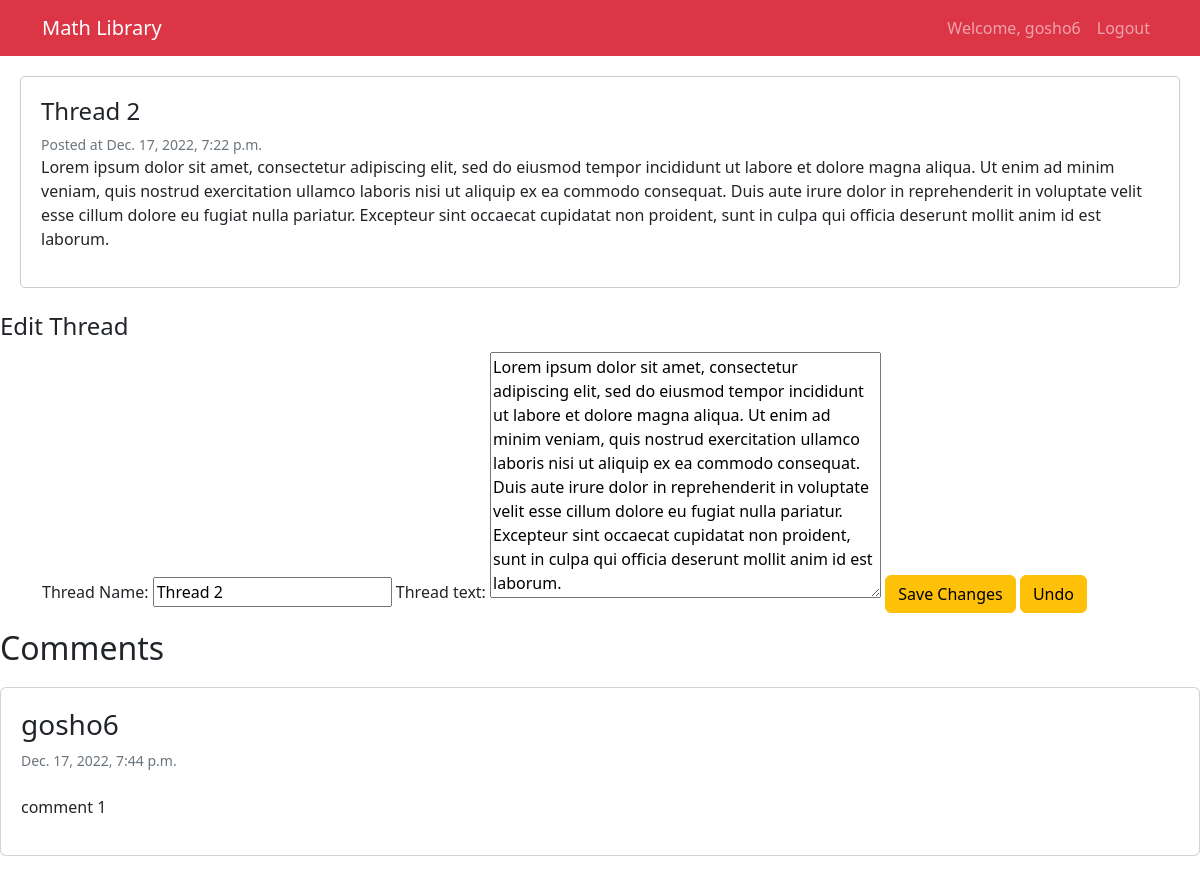
/edit/13/ (signed in), run on the app's committed database.
### PythonWebFrameworkExam/web/models.py (models this page shows)
class Thread(models.Model):
    thread_title = models.CharField(
        max_length=255,
        null=False,
        blank=False,
        verbose_name='Thread Name',
    )
    thread_text = models.TextField(
        blank=False,
        null=False,
    )
    date = models.DateTimeField(auto_now_add=True)
    class Meta:
        ordering = ['-date']

class Comment(models.Model):
    thread = models.ForeignKey(Thread, related_name='comments', on_delete=models.CASCADE)
    comment_text = models.TextField()
    date = models.DateTimeField(auto_now_add=True)
    class Meta:
        ordering = ['date']

### PythonWebFrameworkExam/web/views.py (the view)
# urls.py: path('edit/<int:pk>/', views.edit_thread, name='edit_thread'),
@login_required
def edit_thread(request, pk):
    thread = Thread.objects.filter(pk=pk).get()
    if request.method == 'GET':
        form = CreateThreadForm(instance=thread)
    else:
        form = CreateThreadForm(request.POST, instance=thread)
        if form.is_valid():
            form.save()
            return redirect('thread_details', pk=thread.pk)
    context = {'form': form, 'thread': thread}
    return render(request, 'edit_thread.html', context)

### PythonWebFrameworkExam/web/forms.py
class CreateThreadForm(forms.ModelForm):
    class Meta:
        model = Thread
        fields = ['thread_title', 'thread_text']
        widgets = {
            'thread_title': forms.TextInput(
                attrs={
                    'placeholder': 'Thread Name',
                }
            ),
            'thread_text': forms.Textarea(
                attrs={
                    'placeholder': 'Description',
                },
            ),
        }

### templates/edit_thread.html (shortened to what this page needs)
{% extends 'thread_details.html' %}
{% block content %}
<form method="post" action="{% url 'edit_thread' pk=thread.pk %}">
    <fieldset>
        <legend>Edit Thread</legend>
        <div class="container">
            {{ form }}
            <input type="submit" class="btn btn-warning" value="Save Changes">
            <a href="{% url 'thread_details' pk=thread.pk %}" class="btn btn-warning">Undo</a>
        </div>
    </fieldset>
</form>
{% endblock %}

### templates/thread_details.html (shortened to what this page needs)
{% include 'navigation.html' %}
<body>
</body>
<div class="box">
    <h4>{{ thread.thread_title }}</h4>
    <small class="text-muted">Posted at {{ thread.date }}</small>
    <p>{{ thread.thread_text }}</p>
</div>
{% block content %}
{% endblock %}
{% for comment in thread.comments.all %}
    <h2 class="subtitle">Comments</h2>
    <div class="card">
        <h3>{{ request.user.username }}</h3>
        <small class="text-muted">{{ comment.date }}</small>
        <br>
        <p>{{ comment.comment_text }}</p>
    </div>
    {% empty %}
    <div class="card">
        <h2 class="subtitle">Comments</h2>
        <h4>No comments yet!</h4>
    </div>
{% endfor %}

### templates/navigation.html (shortened to what this page needs)
<head>
    <link href="https://cdn.jsdelivr.net/npm/bootstrap@5.2.3/dist/css/bootstrap.min.css" rel="stylesheet">
</head>
<body>
    <nav class="navbar navbar-expand-lg bg-danger navbar-dark">
        <div class="container">
            <a class="navbar-brand" href="{% url 'home' %}">Math Library</a>
            <ul class="navbar-nav">
                {% if request.user.is_authenticated %}
                    <li class="nav-item">
                        <div class="nav-link">Welcome, {{ request.user.username }}</div>
                    </li>
                    <li class="nav-item">
                        <a class="nav-link" href="{% url 'logout' %}">Logout</a>
                    </li>
                {% endif %}
            </ul>
        </div>
    </nav>
</body>

### templates/thread_details.html (style rules this page uses)
.box { border: 1px solid #ccc; border-radius: 5px; padding: 20px; margin: 20px; }
.card { padding: 20px; margin-top: 20px; margin-bottom: 20px; }

### data on the page
Thread: thread_title "Thread 2", date "Dec. 17, 2022, 7:22 p.m.", thread_text "Lorem ipsum dolor sit amet, consectetur adipiscing elit, sed do eiusmod tempor incididunt ut labore et dolore magna aliqua. Ut enim ad minim veniam, quis nostrud exercitation ullamco laboris nisi ut aliquip ex ea commodo consequat. Duis aute irure dolor in reprehenderit in voluptate velit esse cillum dolore eu fugiat nulla pariatur. Excepteur sint occaecat cupidatat non proident, sunt in culpa qui officia deserunt mollit anim id est laborum."
Comment: date "Dec. 17, 2022, 7:44 p.m.", comment_text "comment 1"

### other printed values
{{ request.user.username }} "gosho6"
